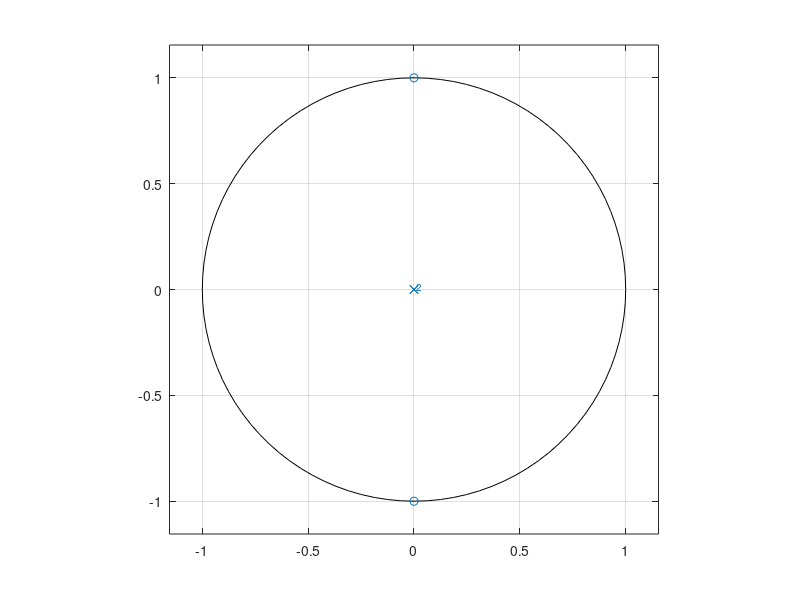
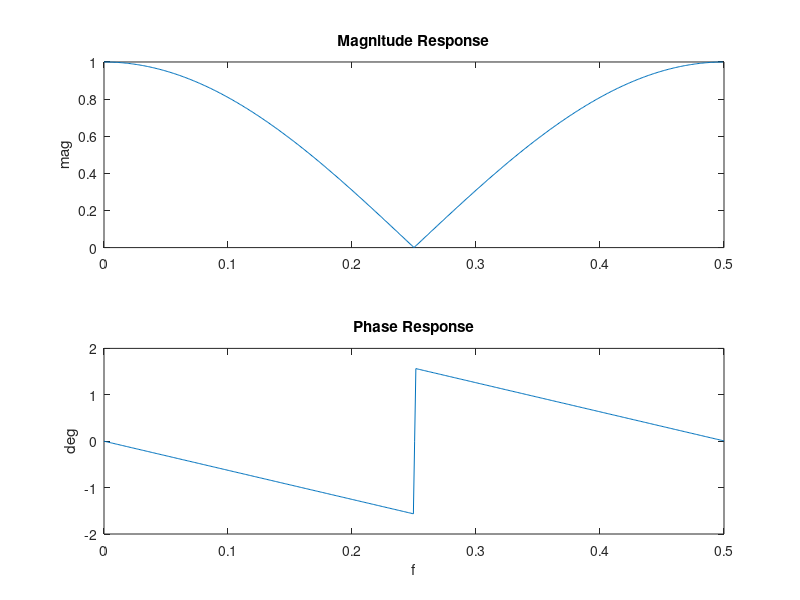
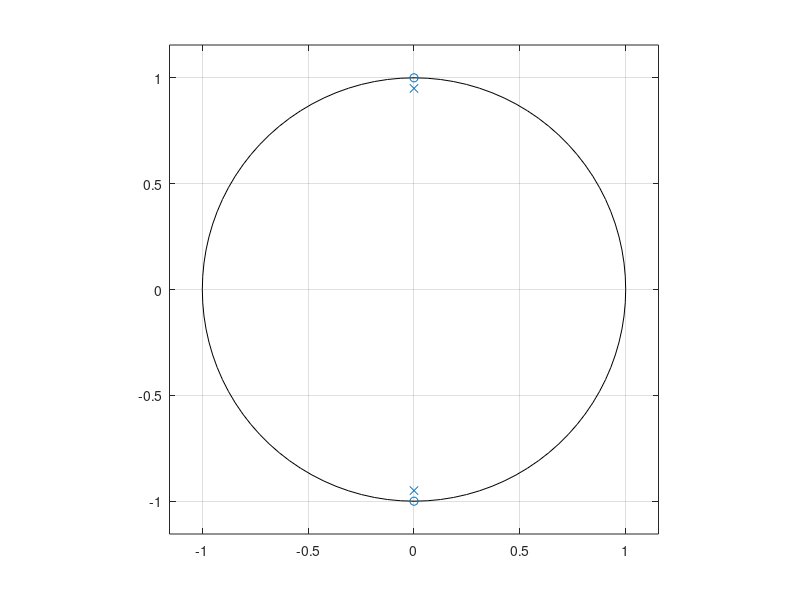
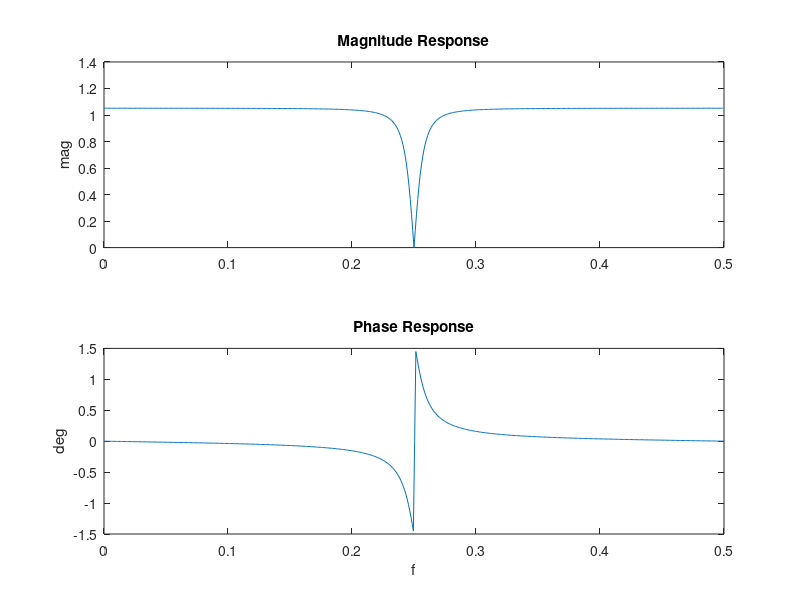

Source code (MATLAB) for these figures, in order:
%% Problem 1
zeroes = [1/2, 0, 1/2]; 
poles = [1, 0, 0];           

figure(1)
zplane(zeroes, poles)        % Pole zero plot


x = linspace(0, 1/2, 500);
[H, w] = freqz(zeroes, poles, 500,'half');
figure(2)
subplot(2, 1, 1)
plot(w/(2*pi), abs(H))      % Plot Magnitude
title('Magnitude Response')
ylabel('mag')
xlim([0 1/2])

subplot(2, 1, 2)
plot(x, angle(H))           % Plot phase
title('Phase Response')
xlim([0 1/2])
ylabel('deg')
xlabel('f')

%% Problem 2
c = (1+0.95^2)/2;
zeroes = [1*0.9512,0,1*0.9512];
poles = [1*0.9512, 0 ,0.95^2*0.9512];
figure(3)
zplane(zeroes,poles)

x = linspace(0, 1/2, 500);
[H, w] = freqz(zeroes, poles, 500,'half');
figure(4)
subplot(2, 1, 1)
plot(w/(2*pi), abs(H))      % Plot Magnitude
title('Magnitude Response')
ylabel('mag')
xlim([0 1/2])

subplot(2, 1, 2)
plot(x, angle(H))           % Plot phase
title('Phase Response')
xlim([0 1/2])
ylabel('deg')
xlabel('f')